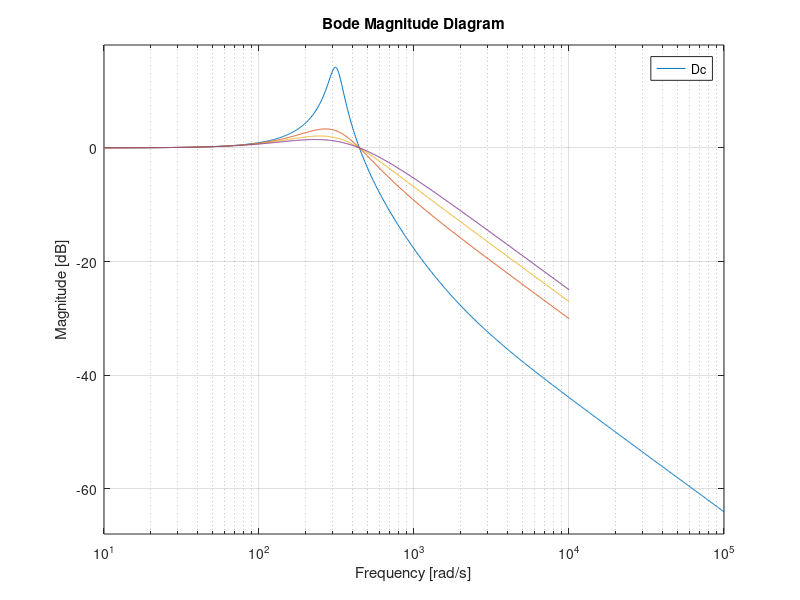

This chart was generated by the following MATLAB code:
clc;
clear all;
close all;
% To plot the Bode magnitude response of an SRF-PLL for a varying set of 'del'

wn = 100*pi;
del = [0.1 0.5 1/sqrt(2) 0.9];


    Ac = tf([2*del(1)*wn wn^2],[1 2*del(1)*wn wn^2]);    
    bodemag(Ac);
    hold on;
    Bc = tf([2*del(2)*wn wn^2],[1 2*del(2)*wn wn^2]);    
    bodemag(Bc);
    hold on;
    Cc = tf([2*del(3)*wn wn^2],[1 2*del(3)*wn wn^2]);    
    bodemag(Cc);
    hold on;
    Dc = tf([2*del(4)*wn wn^2],[1 2*del(4)*wn wn^2]);    
    bodemag(Dc);
    hold on;
    grid on;

